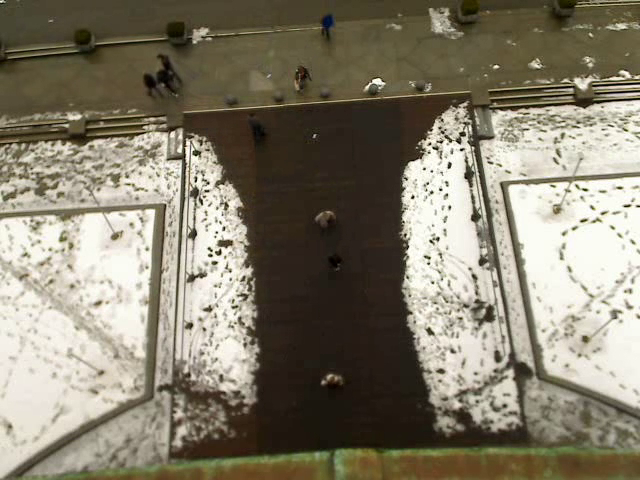
#> input picture frame 59 of softComputingProject/project/snimci/video7.mp4, 640 x 480 px
$ python aaa.py   (older library calls are emulated)
#> lines starting #> are read from the running program, lines starting #| are printed output that depends on the picture; after the words box and inside, x2 and y2 are one past the last pixel; in counts of white or black regions, pixels touching at a corner belong together
import cv2
import numpy as np
import matplotlib.pylab as pylab
import matplotlib.pyplot as plt
pylab.rcParams['figure.figsize'] = 16, 12

snimak = cv2.VideoCapture('snimci/video7.mp4')

while (snimak.isOpened()):
    # uzmi frejm
    ret, frame = snimak.read()
#> frame is the input picture: shape (480, 640, 3); mean B, G, R 108.7, 126.3, 133
    if ret == True:

        #img_crop = frame[150:450, 200:398]

        # transformacija iz bgr u rgb posto openCV ucitava kao bgr
        frejm = cv2.cvtColor(frame, cv2.COLOR_BGR2RGB)

        frejm_grey = cv2.cvtColor(frejm, cv2.COLOR_RGB2GRAY)
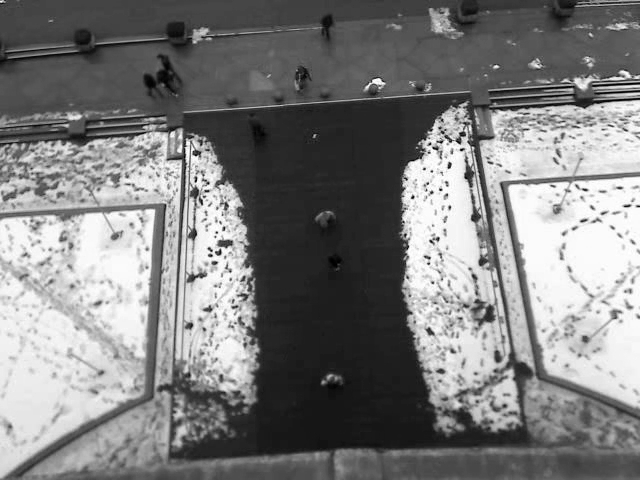
#> frejm_grey: shape (480, 640); min 0, max 255, mean 126.3

        # retww je izracunata vrednost praga, image_bin je binarna slika
        retww, frejm_bin = cv2.threshold(frejm_grey, 48, 255, cv2.THRESH_BINARY_INV)
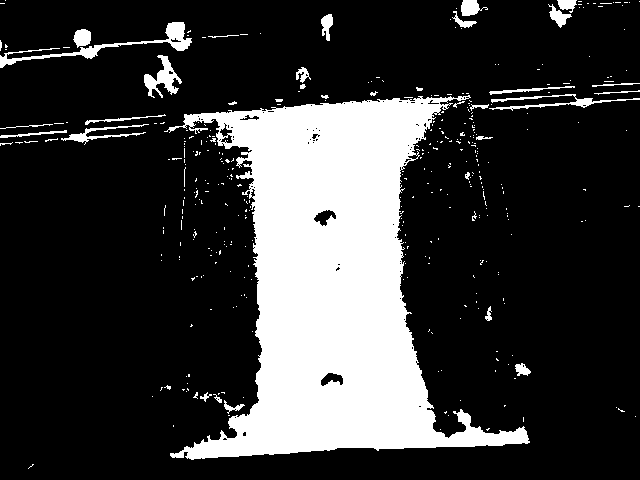
#> frejm_bin: shape (480, 640); 21.7% white; 381 white regions (345 under 20 px), largest, box (x1, y1, x2, y2) and area: (164, 95, 530, 460) 59970, (0, 22, 192, 68) 1259, (144, 55, 182, 98) 663

        kernel = np.ones((3, 3))  # strukturni element 3x3 blok
        frejm_er = cv2.erode(frejm_bin, kernel, iterations=3)
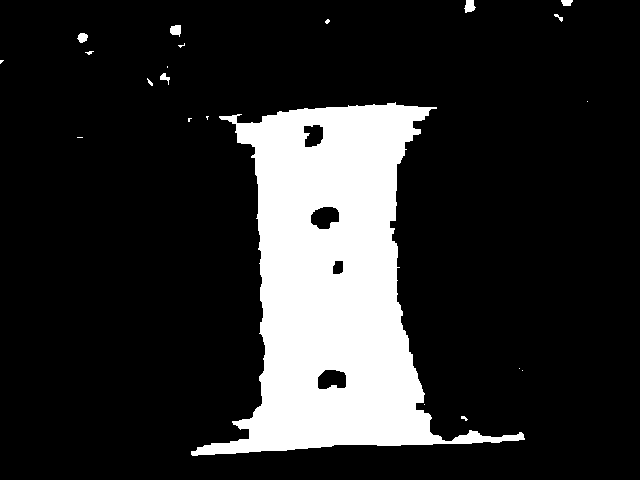
#> frejm_er: shape (480, 640); 16.9% white; 21 white regions (12 under 20 px)

        im, contours, hierarchy = cv2.findContours(frejm_er, cv2.RETR_LIST, cv2.CHAIN_APPROX_SIMPLE)
#> contours = 25 contours, 15 with area under 20; largest, box (x1, y1, x2, y2) and area: (191, 102, 525, 456) 51890, (310, 206, 340, 230) 509, (317, 369, 347, 390) 484, (303, 124, 324, 148) 375, (332, 260, 344, 275) 137
        # print("Number of objects found = ", len(contours)-1)
        cv2.drawContours(im, contours, -1, (0, 255, 0), 3)
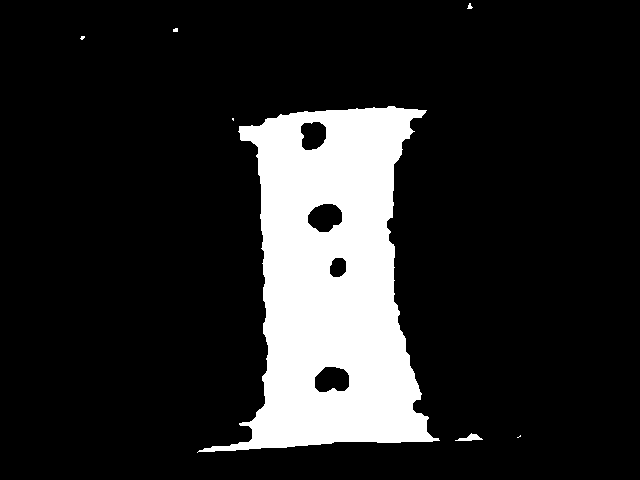
#> im: shape (480, 640); 15% white; 7 white regions (4 under 20 px)

        cv2.imshow('Frame', im)
        plt.show()

        ljudi = []
        for contour in contours:
            ljudi.append(contour)
#> this loop made 25 passes
#> contour on passes 2, 3, 5, 8, 13, 16, 17: [[424, 404]], [[522, 370]], [[519, 368]], [[77, 137], [82, 137]], [[587, 101]], [[167, 66], [167, 67]], [[0, 60], [0, 63], [3, 60]]
#> after the loop, ljudi has the same summary as contours

        if cv2.waitKey(25) & 0xFF == ord('q'):
#> (key q is pressed here)
            break

            # Break the loop
    else:
        break

snimak.release()

# Closes all the frames
cv2.destroyAllWindows()

$ run again, starting later in the video
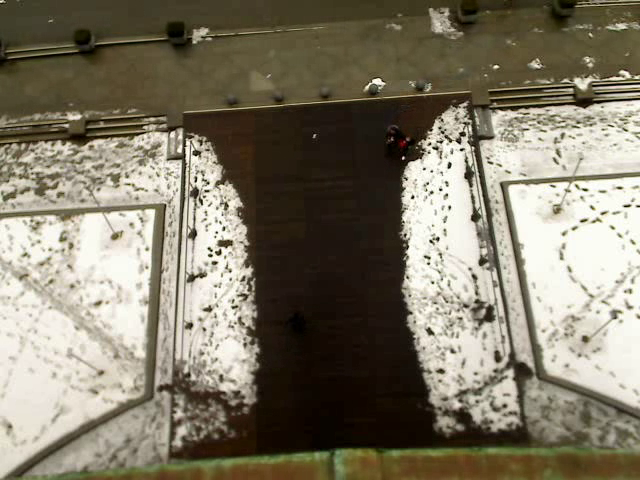
#> input picture frame 265 of softComputingProject/project/snimci/video7.mp4, 640 x 480 px
#> frame is the input picture: shape (480, 640, 3); mean B, G, R 103.8, 121.6, 128.5
#> `retww, frejm_bin = cv2.threshold(frejm_grey, 48, 255, cv2.THRESH_BINAR..`:
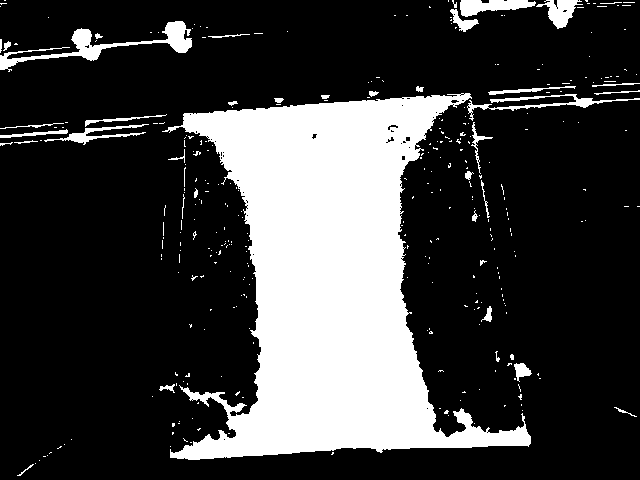
#> frejm_bin: shape (480, 640); 23.6% white; 336 white regions (294 under 20 px), largest, box (x1, y1, x2, y2) and area: (162, 93, 531, 460) 64301, (0, 21, 192, 72) 1938, (467, 94, 640, 121) 790
#> frejm_er: shape (480, 640); 18.8% white; 14 white regions (3 under 20 px)
#> contours = 16 contours, 4 with area under 20; largest, box (x1, y1, x2, y2) and area: (182, 98, 528, 457) 56122, (382, 121, 402, 147) 352, (463, 0, 525, 13) 274, (168, 24, 189, 50) 220, (308, 130, 321, 143) 130
#> `cv2.drawContours(im, contours, -1, (0, 255, 0), 3)`:
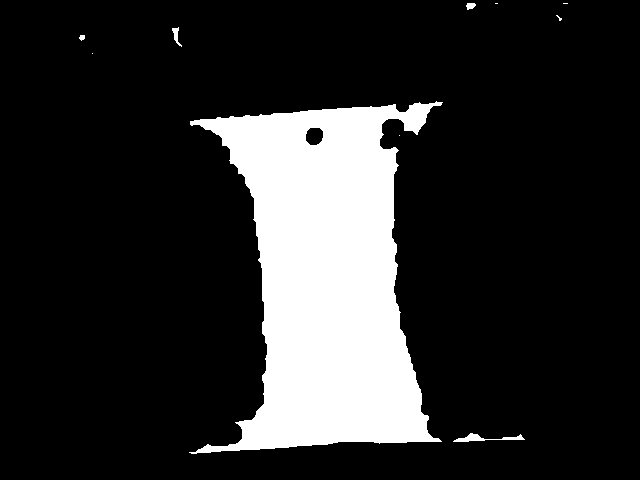
#> im: shape (480, 640); 16.8% white; 10 white regions (5 under 20 px)
#> the loop `for contour in contours:` made 16 passes
#> contour on pass 1: [[180, 455]]
#> after the loop `for contour in contours:`: ljudi has the same summary as contours

$ run again, starting later in the video
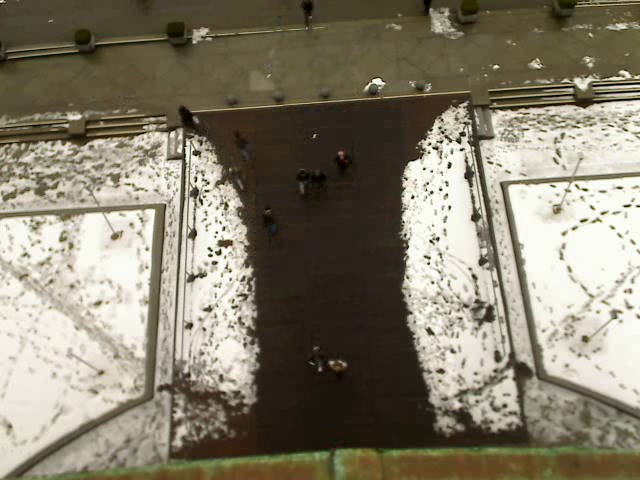
#> input picture frame 472 of softComputingProject/project/snimci/video7.mp4, 640 x 480 px
#> frame is the input picture: shape (480, 640, 3); mean B, G, R 109, 126.7, 133.3
#> `retww, frejm_bin = cv2.threshold(frejm_grey, 48, 255, cv2.THRESH_BINAR..`:
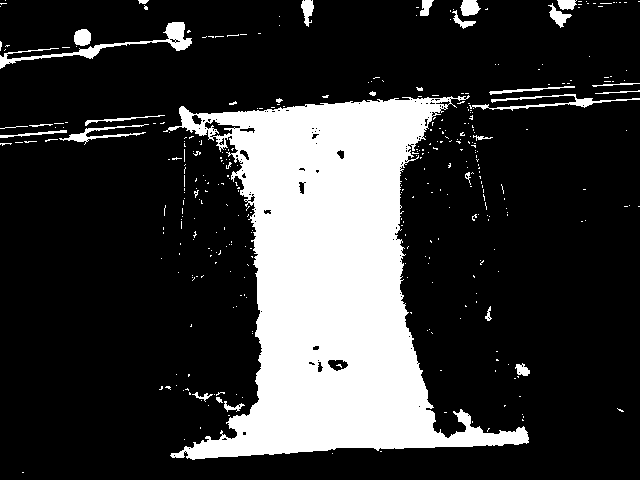
#> frejm_bin: shape (480, 640); 21.7% white; 363 white regions (334 under 20 px), largest, box (x1, y1, x2, y2) and area: (163, 95, 529, 460) 60521, (0, 22, 192, 69) 1245, (469, 94, 640, 111) 638
#> frejm_er: shape (480, 640); 16.9% white; 18 white regions (10 under 20 px)
#> contours = 26 contours, 12 with area under 20; largest, box (x1, y1, x2, y2) and area: (191, 103, 525, 456) 52150, (305, 356, 352, 376) 694, (308, 124, 324, 148) 283, (295, 178, 310, 198) 232, (333, 146, 348, 163) 197
#> `cv2.drawContours(im, contours, -1, (0, 255, 0), 3)`:
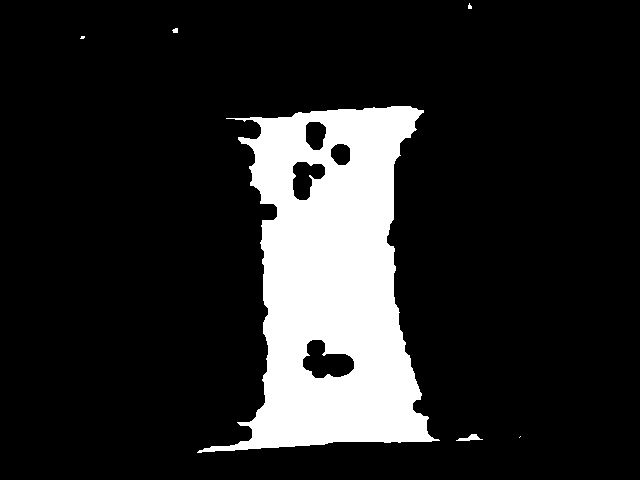
#> im: shape (480, 640); 14.8% white; 6 white regions (3 under 20 px)
#> the loop `for contour in contours:` made 26 passes
#> contour on passes 2, 12, 15, 16: [[523, 370]], [[204, 116]], [[579, 102]], [[587, 101], [588, 101]]
#> after the loop `for contour in contours:`: ljudi has the same summary as contours
